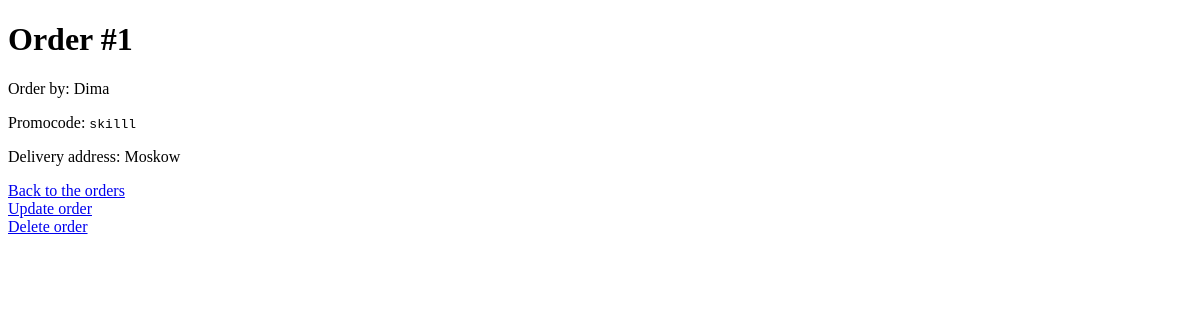
The page /ru/shop/orders/1/ (signed in) on the database its author committed.
### shopapp/models.py (models this page shows)
class Order(models.Model):
    class Meta:
        verbose_name = _('Order')
        verbose_name_plural = _('Orders')
    objects = None
    delivery_address = models.TextField(null=True, blank=True)
    promocode = models.CharField(max_length=20, null=False, blank=True)
    create_at = models.DateTimeField(auto_now_add=True)
    user = models.ForeignKey(User, on_delete=models.PROTECT, related_name='orders')
    products = models.ManyToManyField(Product, related_name='orders')
    receipt = models.FileField(null=True, upload_to='orders/receipts/')

### shopapp/views.py (the view)
# urls.py: path('orders/<int:pk>/', OrdersDetailView.as_view(), name='orders_details'),
class OrdersDetailView(PermissionRequiredMixin, DetailView):
    permission_required = "shopapp.view_order"
    queryset = Order.objects.select_related("user").prefetch_related("products")

### shopapp/templates/shopapp/order_detail.html (shortened to what this page needs)
 {% extends 'shopapp/base.html' %}
 {% block body %}
    <h1>Order #{{ object.pk }}</h1>
    <div>
        <p>Order by: {% firstof object.user.first_name object.user.username %}</p>
        <p>Promocode: <code>{{ object.promocode }}</code></p>
        <p>Delivery address: {{ object.delivery_address }} </p>
    </div>
    <div>
      <a href="{% url 'shopapp:orders_list' %} ">Back to the orders</a>
    </div>
    <div>
    <a href="{% url 'shopapp:order_update' pk=order.pk %}">Update order</a>
    </div>
    <div>
    <a href="{% url 'shopapp:order_delete' pk=order.pk %}">Delete order</a>
    </div>
 {% endblock %}

### rows shown on the page
Order: pk "1", user.username "Dima", promocode "skilll", delivery_address "Moskow"
